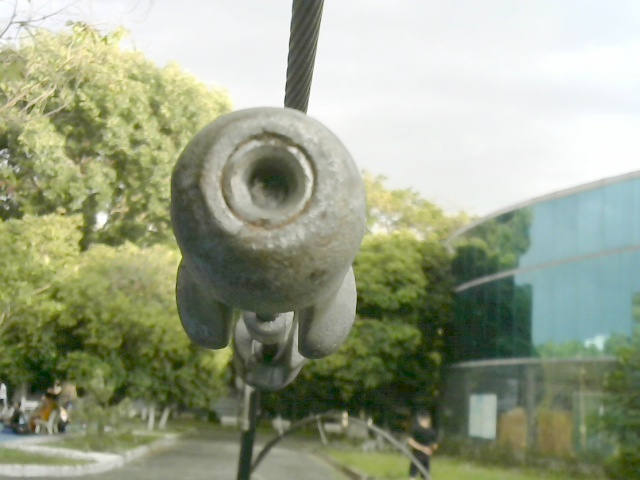
#> input picture Tho/Working_code/Circle_based/Testing/20.jpg, 640 x 480 px
$ python Test_1.py
#> lines starting #> are read from the running program, lines starting #| are printed output that depends on the picture
import cv2

while True:
    img = cv2.imread("20.jpg")
#> img is the input picture: shape (480, 640, 3); mean B, G, R 136.1, 161.3, 153.8
    img_crop = img[0:400, 0:400, :]
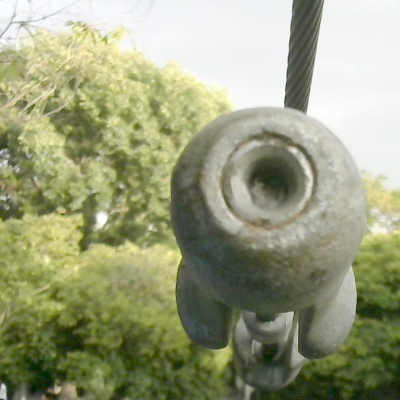
#> img_crop: shape (400, 400, 3); mean B, G, R 124.8, 157.8, 153.6
    cv2.imshow("Window_1", img_crop)
    cv2.waitKey(100)

$ run again, with Tho/Working_code/Circle_based/Testing/0_ball_2.jpg copied over Tho/Working_code/Circle_based/Testing/20.jpg
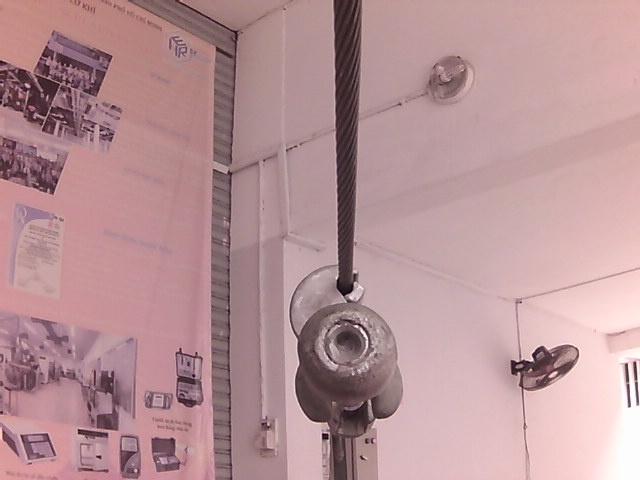
#> input picture Tho/Working_code/Circle_based/Testing/0_ball_2.jpg, 640 x 480 px
#> img is the input picture: shape (480, 640, 3); mean B, G, R 150.3, 146.8, 182.8
#> `img_crop = img[0:400, 0:400, :]`:
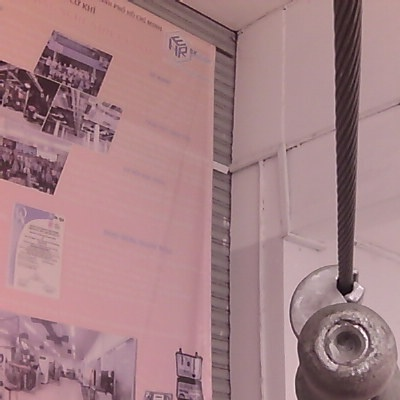
#> img_crop: shape (400, 400, 3); mean B, G, R 133, 128.7, 165.6
